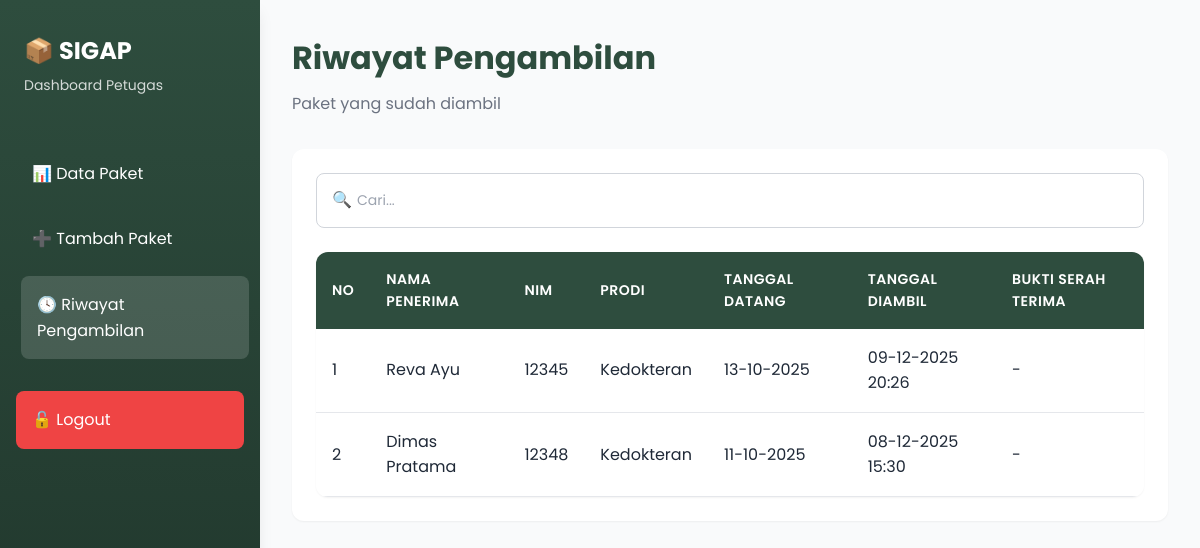
The page /views/petugas/riwayat.php (signed in) on the database its author committed.
### tables this page shows
CREATE TABLE IF NOT EXISTS packages (
    id INT AUTO_INCREMENT PRIMARY KEY,
    nama_penerima VARCHAR(100) NOT NULL,
    nim VARCHAR(20) NOT NULL,
    prodi_id INT NOT NULL,
    tanggal_datang DATE NOT NULL,
    petugas_penerima VARCHAR(100) NOT NULL,
    foto_paket VARCHAR(255),
    catatan TEXT,
    status ENUM('Belum Diambil', 'Sudah Diambil') DEFAULT 'Belum Diambil',
    tanggal_diambil DATETIME NULL,
    foto_serah_terima VARCHAR(255) NULL,
    petugas_serah_terima INT NULL,
    created_at TIMESTAMP DEFAULT CURRENT_TIMESTAMP,
    updated_at TIMESTAMP DEFAULT CURRENT_TIMESTAMP ON UPDATE CURRENT_TIMESTAMP,
    FOREIGN KEY (prodi_id) REFERENCES program_studi(id),
    FOREIGN KEY (petugas_serah_terima) REFERENCES users(id),
    INDEX idx_nim (nim),
    INDEX idx_nama_penerima (nama_penerima),
    INDEX idx_status (status),
    INDEX idx_tanggal_datang (tanggal_datang)
);

CREATE TABLE IF NOT EXISTS program_studi (
    id INT AUTO_INCREMENT PRIMARY KEY,
    nama_prodi VARCHAR(100) NOT NULL,
    created_at TIMESTAMP DEFAULT CURRENT_TIMESTAMP
);

### config/config.php (called while the page is built, shortened)
<?php
spl_autoload_register(function ($class_name) {
    $directories = [
        ROOT_PATH . 'models/',
        ROOT_PATH . 'controllers/',
    ];
    foreach ($directories as $directory) {
        $file = $directory . $class_name . '.php';
        if (file_exists($file)) {
            return;
        }
    }
});
require_once ROOT_PATH . 'config/database.php';

### config/database.php (called while the page is built, shortened)
<?php
class Database {
    private $host = DB_HOST;
    private $user = DB_USER;
    private $pass = DB_PASS;
    private $dbname = DB_NAME;
    private $conn;
    private function connect() {
        $this->conn = new mysqli($this->host, $this->user, $this->pass, $this->dbname);
        $this->conn->set_charset("utf8mb4");
    }
    public function getConnection() {
        return $this->conn;
    }
    public function query($sql, $params = []) {
        $stmt = $this->conn->prepare($sql);
        if (!empty($params)) {
            $types = '';
            $values = [];
            foreach ($params as $param) {
                if (is_int($param)) {
                    $types .= 'i';
                } elseif (is_double($param)) {
                    $types .= 'd';
                } else {
                    $types .= 's';
                }
                $values[] = $param;
            }
            $stmt->bind_param($types, ...$values);
        }
        $stmt->execute();
        return $stmt;
    }
    public function fetchAll($sql, $params = []) {
        $stmt = $this->query($sql, $params);
        $result = $stmt->get_result();
        $data = [];
        while ($row = $result->fetch_assoc()) {
            $data[] = $row;
        }
        return $data;
    }
}

### models/Package.php (called while the page is built, shortened)
<?php
class Package {
    private $db;
    public function __construct() {
        $this->db = new Database();
    }
    public function getAllPackages($filters = []) {
        $sql = "SELECT p.*, ps.nama_prodi, u.full_name as petugas_nama
                FROM packages p
                LEFT JOIN program_studi ps ON p.prodi_id = ps.id
                LEFT JOIN users u ON p.petugas_serah_terima = u.id
                WHERE 1=1";
        $params = [];
        if (isset($filters['status']) && !empty($filters['status'])) {
            $sql .= " AND p.status = ?";
            $params[] = $filters['status'];
        }
        $sql .= " ORDER BY p.tanggal_datang DESC, p.created_at DESC";
        return $this->db->fetchAll($sql, $params);
    }
}

### views/petugas/riwayat.php (the view, shortened to what this page needs)
<?php
require_once __DIR__ . '/../../config/config.php';
$packageModel = new Package();
$packages = $packageModel->getAllPackages(['status' => STATUS_SUDAH_DIAMBIL]);
?>
<!DOCTYPE html>
<html lang="id">
<head>
    <link rel="stylesheet" href="../../assets/css/style.css">
</head>
<body>
    <aside class="sidebar">
        <div class="sidebar-brand">
            <h2>📦 SIGAP</h2>
            <p>Dashboard Petugas</p>
        </div>
        <ul class="sidebar-menu">
            <li class="sidebar-menu-item">
                <a href="dashboard.php">📊 Data Paket</a>
            </li>
            <li class="sidebar-menu-item">
                <a href="tambah-paket.php">➕ Tambah Paket</a>
            </li>
            <li class="sidebar-menu-item">
                <a href="riwayat.php" class="active">🕓 Riwayat Pengambilan</a>
            </li>
            <li class="sidebar-menu-item logout">
                <a href="../../controllers/AuthController.php?action=logout">🔓 Logout</a>
            </li>
        </ul>
    </aside>
    <div class="main-wrapper">
        <div class="main-content">
            <div class="page-header">
                <h1>Riwayat Pengambilan</h1>
                <p>Paket yang sudah diambil</p>
            </div>
            <div class="card">
                <div class="search-filter-bar">
                    <div class="search-box">
                        <span class="search-icon">🔍</span>
                        <input type="text" id="searchInput" class="form-control" placeholder="Cari...">
                    </div>
                </div>
                <div class="table-container">
                    <table id="packageTable">
                        <thead>
                            <tr>
                                <th>No</th>
                                <th>Nama Penerima</th>
                                <th>NIM</th>
                                <th>Prodi</th>
                                <th>Tanggal Datang</th>
                                <th>Tanggal Diambil</th>
                                <th>Bukti Serah Terima</th>
                            </tr>
                        </thead>
                        <tbody>
                            <?php $no = 1; foreach ($packages as $pkg): ?>
                                <tr>
                                    <td><?= $no++ ?></td>
                                    <td><?= htmlspecialchars($pkg['nama_penerima']) ?></td>
                                    <td><?= htmlspecialchars($pkg['nim']) ?></td>
                                    <td><?= htmlspecialchars($pkg['nama_prodi']) ?></td>
                                    <td><?= date('d-m-Y', strtotime($pkg['tanggal_datang'])) ?></td>
                                    <td><?= $pkg['tanggal_diambil'] ? date('d-m-Y H:i', strtotime($pkg['tanggal_diambil'])) : '-' ?></td>
                                    <td>
                                        <?php if (!empty($pkg['foto_serah_terima'])): ?>
                                            <a href="<?= UPLOAD_URL . $pkg['foto_serah_terima'] ?>" target="_blank">
                                                <img src="<?= UPLOAD_URL . $pkg['foto_serah_terima'] ?>" alt="Bukti" style="max-width: 50px; max-height: 50px; object-fit: cover; cursor: pointer;">
                                            </a>
                                        <?php else: ?>
                                            -
                                        <?php endif; ?>
                                    </td>
                                </tr>
                            <?php endforeach; ?>
                        </tbody>
                    </table>
                </div>
            </div>
        </div>
    </div>
</body>
</html>

### assets/css/style.css (style rules this page uses)
:root { --primary-color: #2E4D3E; --primary-dark: #1E3329; --primary-light: #3E6D4E; --success-color: #10B981; --danger-color: #EF4444; --warning-color: #F59E0B; --info-color: #3B82F6; --white: #FFFFFF; --gray-50: #F9FAFB; --gray-100: #F3F4F6; --gray-200: #E5E7EB; --gray-300: #D1D5DB; --gray-400: #9CA3AF; --gray-500: #6B7280; --gray-600: #4B5563; --gray-700: #374151; --gray-800: #1F2937; --gray-900: #111827; --font-primary: 'Poppins', -apple-system, BlinkMacSystemFont, 'Segoe UI', sans-serif; --spacing-xs: 0.25rem; --spacing-sm: 0.5rem; --spacing-md: 1rem; --spacing-lg: 1.5rem; --spacing-xl: 2rem; --spacing-2xl: 3rem; --radius-sm: 0.25rem; --radius-md: 0.5rem; --radius-lg: 0.75rem; --radius-xl: 1rem; --shadow-sm: 0 1px 2px 0 rgba(0, 0, 0, 0.05); --shadow-md: 0 4px 6px -1px rgba(0, 0, 0, 0.1); --shadow-lg: 0 10px 15px -3px rgba(0, 0, 0, 0.1); --shadow-xl: 0 20px 25px -5px rgba(0, 0, 0, 0.1); }
* { margin: 0; padding: 0; box-sizing: border-box; }
body { font-family: var(--font-primary); background-color: var(--gray-50); color: var(--gray-800); line-height: 1.6; }
a { text-decoration: none; color: inherit; }
.sidebar { width: 260px; background: linear-gradient(180deg, var(--primary-color) 0%, var(--primary-dark) 100%); color: var(--white); min-height: 100vh; position: fixed; left: 0; top: 0; padding: var(--spacing-xl) 0; box-shadow: var(--shadow-lg); }
.sidebar-brand { padding: 0 var(--spacing-lg); margin-bottom: var(--spacing-2xl); }
.sidebar-brand h2 { font-size: 1.5rem; margin-bottom: var(--spacing-xs); }
.sidebar-brand p { font-size: 0.875rem; opacity: 0.8; }
.sidebar-menu { list-style: none; }
.sidebar-menu-item { margin: var(--spacing-sm) var(--spacing-md); }
.sidebar-menu-item a { display: flex; align-items: center; gap: var(--spacing-md); padding: var(--spacing-md); color: var(--white); border-radius: var(--radius-md); transition: all 0.3s; }
.sidebar-menu-item a:hover, .sidebar-menu-item a.active { background: rgba(255, 255, 255, 0.15); transform: translateX(5px); }
.sidebar-menu-item.logout a { background: var(--danger-color); margin-top: var(--spacing-xl); }
.main-wrapper { margin-left: 260px; min-height: 100vh; background: var(--gray-50); }
.main-content { padding: var(--spacing-xl); }
.card { background: var(--white); border-radius: var(--radius-lg); box-shadow: var(--shadow-sm); padding: var(--spacing-lg); margin-bottom: var(--spacing-lg); transition: all 0.3s; }
.table-container { overflow-x: auto; border-radius: var(--radius-lg); box-shadow: var(--shadow-sm); }
table { width: 100%; border-collapse: collapse; background: var(--white); }
thead { background: var(--primary-color); color: var(--white); }
thead th { padding: var(--spacing-md); text-align: left; font-weight: 600; font-size: 0.875rem; text-transform: uppercase; letter-spacing: 0.5px; }
tbody tr { border-bottom: 1px solid var(--gray-200); transition: background 0.2s; }
tbody td { padding: var(--spacing-md); }
.form-control { width: 100%; padding: var(--spacing-md); border: 1px solid var(--gray-300); border-radius: var(--radius-md); font-family: var(--font-primary); font-size: 0.875rem; transition: all 0.3s; }
.form-control::placeholder { color: var(--gray-400); }
.search-filter-bar { display: flex; gap: var(--spacing-md); margin-bottom: var(--spacing-lg); flex-wrap: wrap; }
.search-box { flex: 1; min-width: 250px; position: relative; }
.search-box input { width: 100%; padding-left: 2.5rem; }
.search-icon { position: absolute; left: var(--spacing-md); top: 50%; transform: translateY(-50%); color: var(--gray-400); }
.page-header { margin-bottom: var(--spacing-xl); }
.page-header h1 { font-size: 2rem; color: var(--primary-color); margin-bottom: var(--spacing-sm); }
.page-header p { color: var(--gray-500); }

### rows shown on the page
packages: nama_penerima "Reva Ayu", nim "12345", prodi.nama_prodi "Kedokteran", tanggal_datang "13-10-2025", tanggal_diambil "09-12-2025 20:26"
packages: nama_penerima "Dimas Pratama", nim "12348", prodi.nama_prodi "Kedokteran", tanggal_datang "11-10-2025", tanggal_diambil "08-12-2025 15:30"
